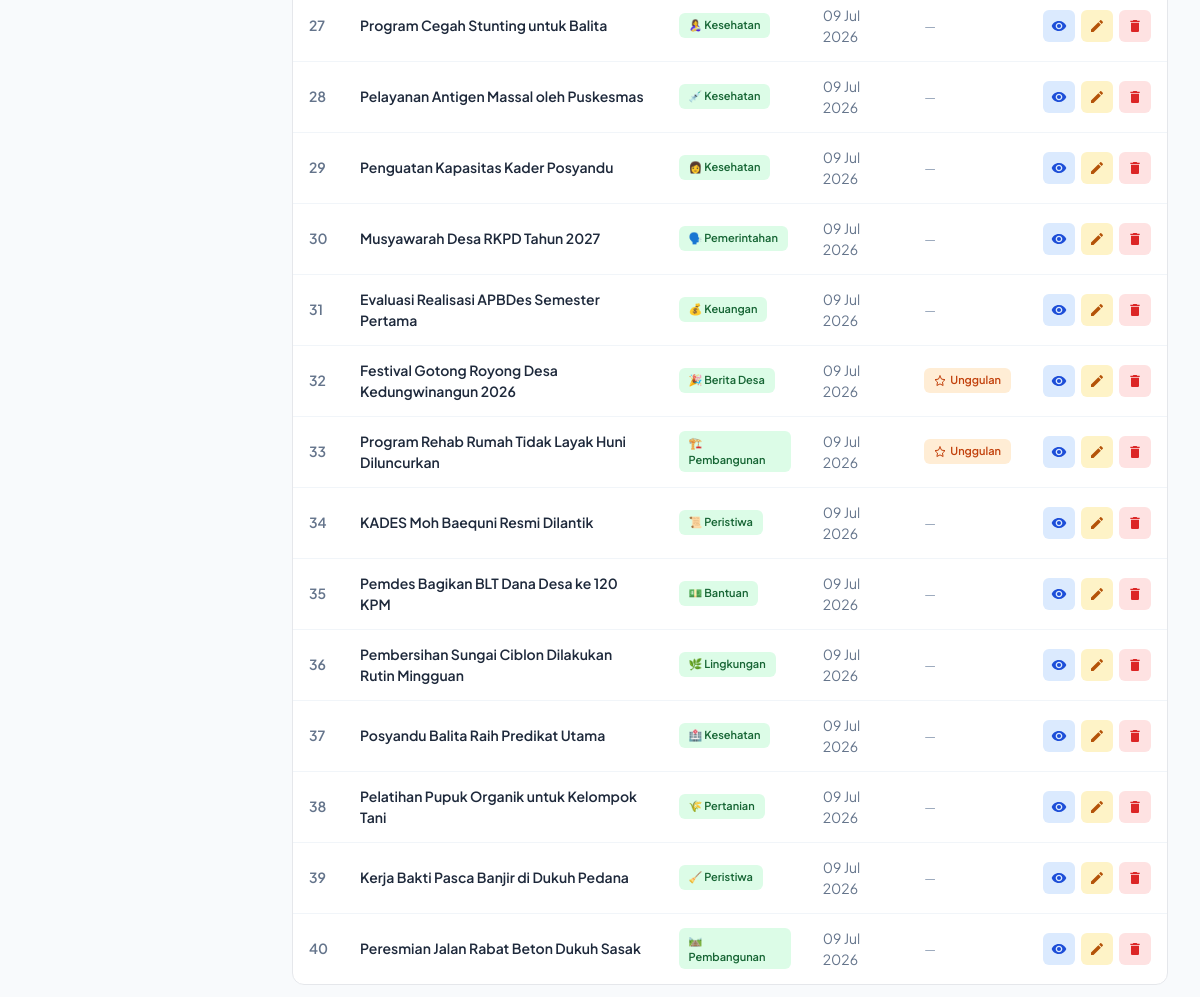
Page /admin/dashboard (signed in, lower part) on the earlier database version.
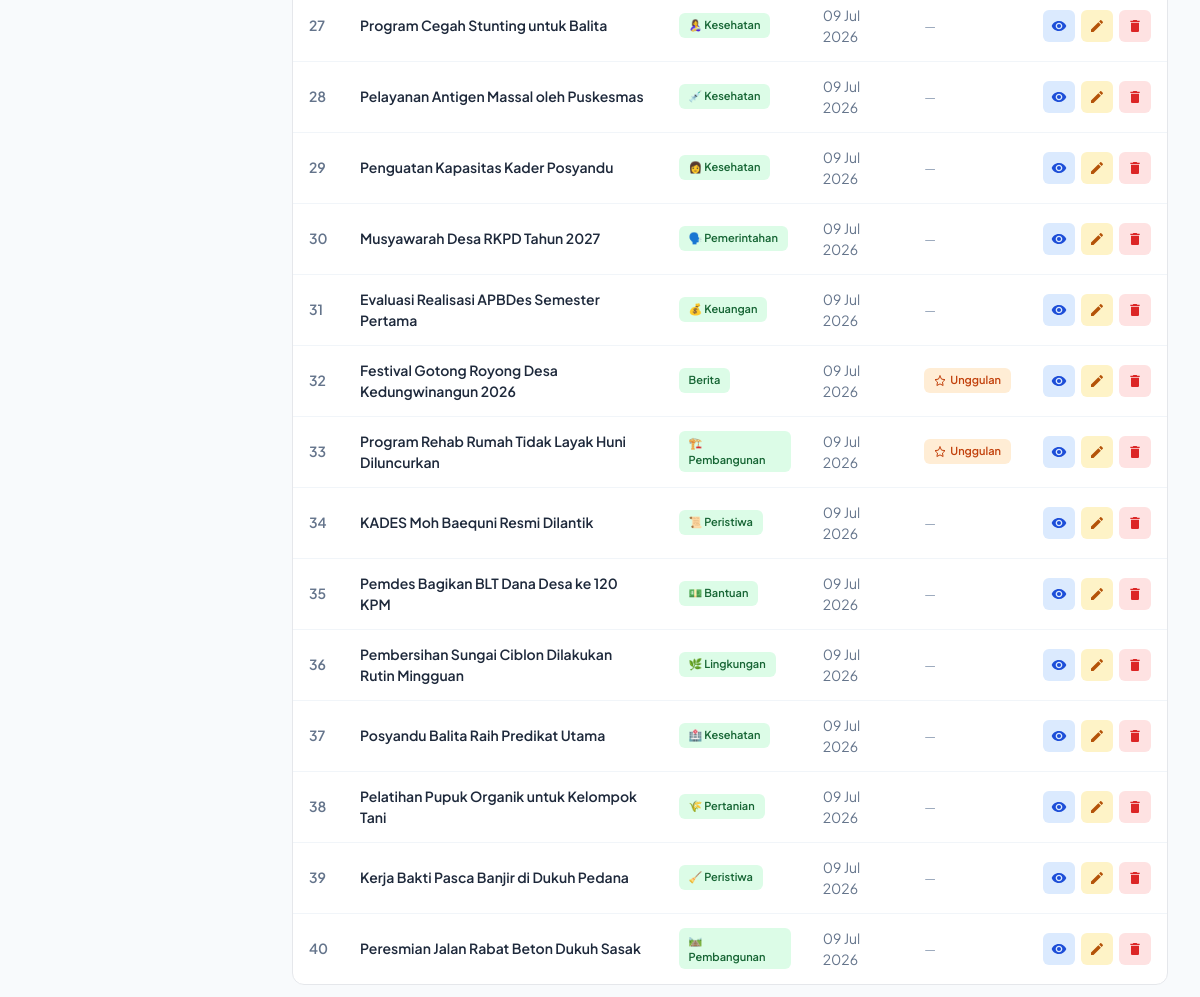
Same page on the later database version.
### tables this page shows
CREATE TABLE berita (
                id INTEGER PRIMARY KEY AUTOINCREMENT,
                judul TEXT NOT NULL,
                excerpt TEXT,
                kategori TEXT,
                badge_class TEXT DEFAULT 'badge-green',
                kategori_icon TEXT DEFAULT '📰',
                tanggal TEXT,
                views TEXT DEFAULT '0',
                gambar_url TEXT,
                gambar_alt TEXT,
                video_url TEXT,
                penulis TEXT DEFAULT 'Admin Desa Kedungwinangun',
                unggulan INTEGER DEFAULT 0,
                facebook_auto_post INTEGER DEFAULT 0,
                created_at TIMESTAMP DEFAULT CURRENT_TIMESTAMP
            );

### routes/admin.py (the view)
@admin_bp.route("/dashboard")
@admin_required
def dashboard():
    try:
        berita_list = get_all_berita()
        return render_template(
            "admin/dashboard.html",
            berita_list=berita_list,
            total_berita=len(berita_list),
            berita_unggulan=len([b for b in berita_list if b.get('unggulan') == 1])
        )
    except Exception as e:
        logger.error(f"Error loading admin dashboard: {str(e)}")
        flash_error('Terjadi kesalahan saat memuat dashboard')
        return redirect(url_for('public.index'))

### app.py (called while the page is built)
@app.context_processor
def inject_openrouter_key():
    return {
        'openrouter_api_key': environ.get('OPENROUTER_API_KEY', '')
    }

@app.context_processor
def inject_custom_pages():
    from models import get_all_pages
    return {'custom_pages_nav': get_all_pages()}

@app.context_processor
def inject_csrf_token():
    from flask import session
    if '_csrf_token' not in session:
        session['_csrf_token'] = secrets.token_hex(32)
    return {'csrf_token': session['_csrf_token']}

### errors.py (called while the page is built)
def admin_required(func):
    @functools.wraps(func)
    def wrapper(*args, **kwargs):
        from flask import session
        if not session.get('user_logged_in'):
            flash_error('Silakan login terlebih dahulu.', 'error')
            return redirect(url_for('public.login'))
        if session.get('user_role') != 'admin':
            flash_error('Halaman ini hanya untuk Administrator.', 'error')
            return redirect(url_for('public.index'))
        return func(*args, **kwargs)
    return wrapper

### models.py (called while the page is built)
def get_db_connection():
    conn = sqlite3.connect(Config.DB_NAME)
    conn.row_factory = sqlite3.Row
    return conn

def get_all_berita():
    try:
        conn = get_db_connection()
        cursor = conn.cursor()
        cursor.execute('SELECT * FROM berita ORDER BY created_at DESC')
        berita = [dict(row) for row in cursor.fetchall()]
        conn.close()
        return berita
    except Exception as e:
        logger.error(f"Error getting all berita: {str(e)}")
        return []

def get_all_pages():
    try:
        conn = get_db_connection()
        cursor = conn.cursor()
        cursor.execute('SELECT * FROM pages WHERE active = 1 ORDER BY order_num ASC, title ASC')
        pages = [dict(row) for row in cursor.fetchall()]
        conn.close()
        return pages
    except Exception as e:
        logger.error(f"Error getting all pages: {str(e)}")
        return []

### templates/admin/dashboard.html (shortened to what this page needs)
{% extends 'admin/base.html' %}
{% block content %}
<div class="card animate-in" style="animation-delay: 0.2s;">
    {% if berita_list %}
    <div class="table-wrap">
        <table>
            <tbody>
                {% for berita in berita_list %}
                <tr>
                    <td style="font-weight: 600; color: #64748b;">{{ loop.index }}</td>
                    <td>
                        <div class="article-title">{{ berita.judul }}</div>
                    </td>
                    <td>
                        <span class="badge badge-green">
                            {{ berita.kategori_icon }} {{ berita.kategori }}
                        </span>
                    </td>
                    <td style="color: #64748b;">{{ berita.tanggal }}</td>
                    <td>
                        {% if berita.unggulan == 1 %}
                        <span class="badge badge-orange">
                            <svg viewBox="0 0 24 24" fill="none" stroke="currentColor" stroke-width="2" stroke-linecap="round" stroke-linejoin="round" style="width: 12px; height: 12px;">
                                <polygon points="12 2 15.09 8.26 22 9.27 17 14.14 18.18 21.02 12 17.77 5.82 21.02 7 14.14 2 9.27 8.91 8.26 12 2"/>
                            </svg>
                            Unggulan
                        </span>
                        {% else %}
                        <span style="color: #94a3b8; font-size: 13px;">—</span>
                        {% endif %}
                    </td>
                    <td>
                        <div class="actions">
                            <a href="{{ url_for('public.detail_berita', berita_id=berita.id) }}" class="btn-icon btn-view" title="Lihat" target="_blank">
                                <svg width="18" height="18" fill="currentColor" viewBox="0 0 24 24">
                                    <path d="M12 4.5C7 4.5 2.73 7.61 1 12c1.73 4.39 6 7.5 11 7.5s9.27-3.11 11-7.5c-1.73-4.39-6-7.5-11-7.5zM12 17c-2.76 0-5-2.24-5-5s2.24-5 5-5 5 2.24 5 5-2.24 5-5 5zm0-8c-1.66 0-3 1.34-3 3s1.34 3 3 3 3-1.34 3-3-1.34-3-3-3z"/>
                                </svg>
                            </a>
                            <a href="{{ url_for('admin.edit_berita_route', berita_id=berita.id) }}" class="btn-icon btn-edit" title="Edit">
                                <svg width="18" height="18" fill="currentColor" viewBox="0 0 24 24">
                                    <path d="M3 17.25V21h3.75L17.81 9.94l-3.75-3.75L3 17.25zM20.71 7.04c.39-.39.39-1.02 0-1.41l-2.34-2.34c-.39-.39-1.02-.39-1.41 0l-1.83 1.83 3.75 3.75 1.83-1.83z"/>
                                </svg>
                            </a>
                            <form action="{{ url_for('admin.delete_berita_route', berita_id=berita.id) }}" method="POST" onsubmit="return confirm('Yakin ingin menghapus berita ini?')">
                                <button type="submit" class="btn-icon btn-delete" title="Hapus">
                                    <svg width="18" height="18" fill="currentColor" viewBox="0 0 24 24">
                                        <path d="M6 19c0 1.1.9 2 2 2h8c1.1 0 2-.9 2-2V7H6v12zM19 4h-3.5l-1-1h-5l-1 1H5v2h14V4z"/>
                                    </svg>
                                </button>
                            </form>
                        </div>
                    </td>
                </tr>
                {% endfor %}
            </tbody>
        </table>
    </div>
    {% endif %}
</div>
{% endblock %}

### templates/admin/base.html (shortened to what this page needs)
<!DOCTYPE html>
<html lang="id">
<head>
    <script src="{{ url_for('static', filename='tailwind.js') }}"></script>
</head>
<body>
    <div class="layout">
        <main class="main-content">
            {% block content %}{% endblock %}
        </main>
    </div>
</body>
</html>

### templates/admin/base.html (style rules this page uses)
* { margin: 0; padding: 0; box-sizing: border-box; }
body { font-family: 'Plus Jakarta Sans', -apple-system, sans-serif; background: #f8fafc; color: #1e293b; line-height: 1.6; min-height: 100vh; }
.layout { display: flex; min-height: 100vh; }
.main-content { flex: 1; margin-left: 260px; padding: 24px 32px; min-height: 100vh; }
.card { background: white; border-radius: 12px; border: 1px solid #e5e7eb; margin-bottom: 20px; overflow: hidden; }
.table-wrap { overflow-x: auto; }
table { width: 100%; border-collapse: collapse; }
tr:last-child td { border-bottom: none; }
.badge { display: inline-flex; align-items: center; gap: 4px; padding: 4px 10px; border-radius: 6px; font-size: 11px; font-weight: 600; }
.badge-green { background: #dcfce7; color: #166534; }
.badge-orange { background: #ffedd5; color: #c2410c; }
.animate-in { animation: fadeInUp 0.3s ease; }
.actions { display: flex; align-items: center; gap: 6px; }
.btn-view { background: #dbeafe; color: #1d4ed8; }
.btn-edit { background: #fef3c7; color: #b45309; }
.btn-delete { background: #fee2e2; color: #dc2626; }
.article-title { font-weight: 600; color: #1e293b; }

Differences in the rows shown:
changed berita: kategori "Berita Desa" → "Berita"; kategori_icon "🎉" → (not shown)
